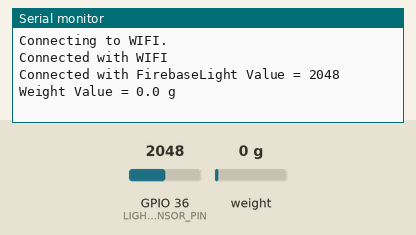
The sketch below on a simulated ESP32. Shown: the last lines printed to the serial monitor. The inputs (shaded band) are chosen by the test bench; at power-on: weight on the scale 0 g, GPIO 36 (LIGHT_SENSOR_PIN) = 2048. WiFi joins after 1.5 s; servers stay silent unless stated.

Above: at 2.7 s.
2.8 s: weight on the scale set to 100 g
At 13.38 s:
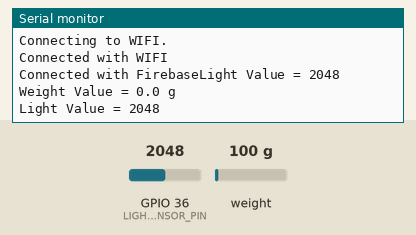
14.6 s: GPIO 36 (LIGHT_SENSOR_PIN) set to 2540
At 15.5 s:
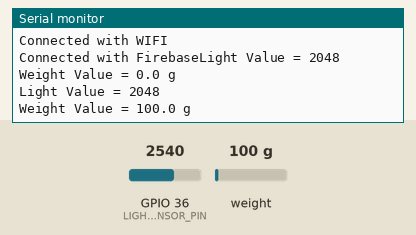
18.1 s: weight on the scale set to 1250 g
21.6 s: GPIO 36 (LIGHT_SENSOR_PIN) set to 2460
At 25.9 s:
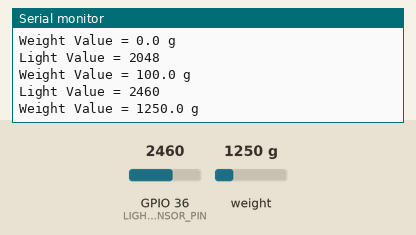

Measured:
- after the input at 21.6 s, the serial monitor: prints a new line after 3.2 s (image 3)

The sketch:

ESP32+Firebase+Weight.ino
```cpp
#include <Firebase.h>
#include <WiFi.h>
#include <SPI.h>
#include <MFRC522.h>
#include "HX711.h"

const char* ssid = "AndroidHotspot6466";
const char* password = "BTM453APLUS";

#define FIREBASE_HOST "https://sseu-shu-db-default-rtdb.asia-southeast1.firebasedatabase.app"
#define FIREBASE_AUTH "YWK8fpkeAQXorRA9naX3ev8uW6fcGhSN9IerYaSk"
#define LIGHT_SENSOR_PIN 36
const int LOADCELL_DOUT_PIN = 16;
const int LOADCELL_SCK_PIN = 4;
float weight = 0.0f;

HX711 scale;

FirebaseData firebaseData;
FirebaseAuth mAuth;
FirebaseJson json1;
FirebaseJson json2;
FirebaseConfig mConfig;

int i = 0;

void setup() {
  Serial.begin(115200);
  WiFi.begin(ssid, password);
  Serial.print("Connecting to WIFI");
  scale.begin(LOADCELL_DOUT_PIN, LOADCELL_SCK_PIN);
  scale.set_scale(-100);
  scale.tare();

  while (WiFi.status() != WL_CONNECTED) {
    delay(500);
    Serial.print(".");
  }

  Serial.println();
  Serial.print("Connected with WIFI");
  Serial.println();
  Firebase.begin(FIREBASE_HOST, FIREBASE_AUTH);
  Firebase.reconnectWiFi(true);
  Firebase.setReadTimeout(firebaseData, 1000 * 60);
  Firebase.setwriteSizeLimit(firebaseData, "tiny");
  Serial.print("Connected with Firebase");
}

void loop() {
  if (WiFi.status() == WL_CONNECTED) {
    int analogValue = analogRead(LIGHT_SENSOR_PIN);

    Serial.print("Light Value = ");
    Serial.print(analogValue);
    Serial.println();

    if (scale.get_units() < 0) {
      weight = scale.get_units() * -1;
      json1.set("/weight", weight);
      Firebase.updateNode(firebaseData, "/controls", json1);
    }
    else {
      weight = scale.get_units();
      json1.set("/weight", weight);
      Firebase.updateNode(firebaseData, "/controls", json1);
    }

    Serial.print("Weight Value = ");
    Serial.print(weight, 1);
    Serial.print(" g");
    Serial.println();
    Serial.println();

    if (analogValue < 2500) {
      json2.set("/open", true);
      Firebase.updateNode(firebaseData, "/controls", json2);
      json2.set("/RFID_user", "A3 EC 21 13");
      Firebase.updateNode(firebaseData, "/controls", json2);
      delay(10000);
    }
  }

  else {
    Serial.println("WIFI Not Connected");
  }

  delay(1000);
}
```

Main.ino
```cpp

```
